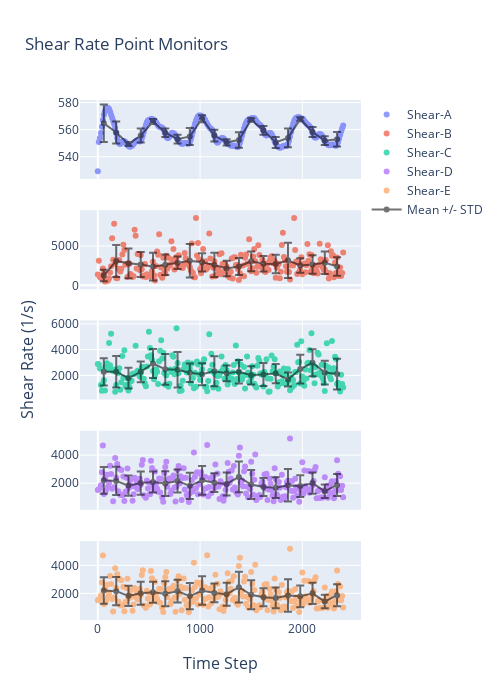

Here is the notebook cell this chart was saved with:
### Code cell
color10_16 = ['#636EFA', '#EF553B', '#00CC96', '#AB63FA', '#FFA15A', '#19D3F3', '#FF6692', '#B6E880', '#FF97FF',
              '#FECB52']
fig = make_subplots(
    rows=5,
    cols=1,
    shared_xaxes=True,
    x_title="Time Step",
    y_title="Shear Rate (1/s)")
# subplot_titles=("Point A", "Quadrant 2"))

fig.add_trace(go.Scatter(x=residual_df['Time_Step'],
                         y=residual_df['point-shear-a'],
                         mode='markers',
                         opacity=scatter_opacity,
                         name='Shear-A',
                         line=dict(color=color10_16[0])),
              row=1, col=1)
fig.add_trace(go.Scatter(x=bin_df['bin_centres'],
                         y=bin_df['point-shear-a_bin_mean'],
                         mode='markers+lines',
                         name='Mean +/- STD',
                         line=dict(color='black'),
                         opacity=.55,
                         error_y_array=bin_df['point-shear-a_std'],
                         showlegend=False),
              row=1, col=1)

fig.add_trace(go.Scatter(x=residual_df['Time_Step'],
                         y=residual_df['point-shear-b'],
                         mode='markers',
                         opacity=scatter_opacity,
                         name='Shear-B',
                         line=dict(color=color10_16[1])),
              row=2, col=1)
fig.add_trace(go.Scatter(x=bin_df['bin_centres'],
                         y=bin_df['point-shear-b_bin_mean'],
                         mode='markers+lines',
                         name='Mean +/- STD',
                         line=dict(color='black'),
                         opacity=.55,
                         error_y_array=bin_df['point-shear-b_std'],
                         showlegend=False),
              row=2, col=1)


fig.add_trace(go.Scatter(x=residual_df['Time_Step'],
                         y=residual_df['point-shear-c'],
                         mode='markers',
                         opacity=scatter_opacity,
                         name='Shear-C',
                         line=dict(color=color10_16[2]),
                         showlegend=True),
              row=3, col=1)
fig.add_trace(go.Scatter(x=bin_df['bin_centres'],
                         y=bin_df['point-shear-c_bin_mean'],
                         mode='markers+lines',
                         name='Mean +/- STD',
                         line=dict(color='black'),
                         opacity=.55,
                         error_y_array=bin_df['point-shear-c_std'],
                         showlegend=False),
              row=3, col=1)

fig.add_trace(go.Scatter(x=residual_df['Time_Step'],
                         y=residual_df['point-shear-d'],
                         mode='markers',
                         opacity=scatter_opacity,
                         name='Shear-D',
                         line=dict(color=color10_16[3]),
                         showlegend=True),
              row=4, col=1)
fig.add_trace(go.Scatter(x=bin_df['bin_centres'],
                         y=bin_df['point-shear-d_bin_mean'],
                         mode='markers+lines',
                         name='Mean +/- STD',
                         line=dict(color='black'),
                         opacity=.55,
                         error_y_array=bin_df['point-shear-d_std'],
                         showlegend=False),
              row=4, col=1)

fig.add_trace(go.Scatter(x=residual_df['Time_Step'],
                         y=residual_df['point-shear-e'],
                         mode='markers',
                         opacity=scatter_opacity,
                         name='Shear-E',
                         line=dict(color=color10_16[4]),
                         showlegend=True),
              row=5, col=1)
fig.add_trace(go.Scatter(x=bin_df['bin_centres'],
                         y=bin_df['point-shear-e_bin_mean'],
                         mode='markers+lines',
                         name='Mean +/- STD',
                         line=dict(color='black'),
                         opacity=.55,
                         error_y_array=bin_df['point-shear-e_std'],
                         showlegend=True),
              row=5, col=1)

fig.update_layout(height=700, width=500,
                  title_text="Shear Rate Point Monitors")

fig.show()

### Figure 1 — Plotly figure (JSON) as saved in the notebook; plotly's stock layout.template omitted (floating-point values rounded to 4 significant figures; data arrays with more than 128 entries replaced by an {"elided": "..."} marker saying what was removed)
{"data": [{"line": {"color": "#636EFA"}, "mode": "markers", "name": "Shear-A", "opacity": 0.7, "type": "scatter", "x": {"elided": "241 float values"}, "xaxis": "x", "y": {"elided": "241 float values"}, "yaxis": "y"}, {"error_y": {"array": [13.86, 8.13, 1.507, 5.156, 1.907, 3.147, 3.21, 6.242, 2.569, 4.393, 2.297, 5.77, 1.228, 3.274, 4.061, 6.947, 1.524, 3.697, 3.298, 5.421]}, "line": {"color": "black"}, "mode": "markers+lines", "name": "Mean +/- STD", "opacity": 0.55, "showlegend": false, "type": "scatter", "x": [58.8, 180.0, 300.0, 420.0, 540.0, 660.0, 780.0, 900.0, 1020.0, 1140.0, 1260.0, 1380.0, 1500.0, 1620.0, 1740.0, 1860.0, 1980.0, 2100.0, 2220.0, 2340.0], "xaxis": "x", "y": [564.7, 557.9, 549.3, 555.6, 566.0, 557.7, 553.0, 554.9, 568.0, 555.6, 550.6, 552.3, 567.3, 559.5, 550.5, 553.9, 567.7, 558.3, 551.9, 552.9], "yaxis": "y"}, {"line": {"color": "#EF553B"}, "mode": "markers", "name": "Shear-B", "opacity": 0.7, "type": "scatter", "x": {"elided": "241 float values"}, "xaxis": "x2", "y": {"elided": "241 float values"}, "yaxis": "y2"}, {"error_y": {"array": [738.2, 2032.0, 1899.0, 1590.0, 1756.0, 1309.0, 792.5, 2119.0, 1156.0, 1540.0, 998.7, 1087.0, 1268.0, 981.9, 1177.0, 2242.0, 930.2, 1187.0, 1433.0, 1185.0]}, "line": {"color": "black"}, "mode": "markers+lines", "name": "Mean +/- STD", "opacity": 0.55, "showlegend": false, "type": "scatter", "x": [58.8, 180.0, 300.0, 420.0, 540.0, 660.0, 780.0, 900.0, 1020.0, 1140.0, 1260.0, 1380.0, 1500.0, 1620.0, 1740.0, 1860.0, 1980.0, 2100.0, 2220.0, 2340.0], "xaxis": "x2", "y": [1261.0, 3103.0, 2801.0, 2655.0, 2383.0, 2616.0, 2886.0, 3128.0, 2928.0, 2594.0, 2145.0, 2403.0, 3053.0, 2746.0, 2703.0, 3180.0, 2524.0, 2651.0, 2885.0, 2391.0], "yaxis": "y2"}, {"line": {"color": "#00CC96"}, "mode": "markers", "name": "Shear-C", "opacity": 0.7, "showlegend": true, "type": "scatter", "x": {"elided": "241 float values"}, "xaxis": "x3", "y": {"elided": "241 float values"}, "yaxis": "y3"}, {"error_y": {"array": [1053.0, 1220.0, 805.1, 801.2, 1133.0, 1197.0, 1374.0, 714.7, 854.3, 1164.0, 615.5, 916.4, 707.9, 887.9, 746.5, 536.6, 1110.0, 1048.0, 922.0, 1192.0]}, "line": {"color": "black"}, "mode": "markers+lines", "name": "Mean +/- STD", "opacity": 0.55, "showlegend": false, "type": "scatter", "x": [58.8, 180.0, 300.0, 420.0, 540.0, 660.0, 780.0, 900.0, 1020.0, 1140.0, 1260.0, 1380.0, 1500.0, 1620.0, 1740.0, 1860.0, 1980.0, 2100.0, 2220.0, 2340.0], "xaxis": "x3", "y": [2274.0, 2288.0, 1789.0, 2279.0, 2923.0, 2469.0, 2443.0, 2202.0, 2090.0, 2330.0, 2162.0, 2278.0, 2011.0, 2074.0, 2146.0, 1682.0, 2489.0, 2985.0, 2221.0, 2101.0], "yaxis": "y3"}, {"line": {"color": "#AB63FA"}, "mode": "markers", "name": "Shear-D", "opacity": 0.7, "showlegend": true, "type": "scatter", "x": {"elided": "241 float values"}, "xaxis": "x4", "y": {"elided": "241 float values"}, "yaxis": "y4"}, {"error_y": {"array": [951.3, 1003.0, 715.3, 825.5, 741.6, 885.8, 817.0, 929.2, 1021.0, 663.3, 818.3, 1097.0, 1034.0, 634.7, 738.5, 1161.0, 777.8, 757.3, 482.3, 785.9]}, "line": {"color": "black"}, "mode": "markers+lines", "name": "Mean +/- STD", "opacity": 0.55, "showlegend": false, "type": "scatter", "x": [58.8, 180.0, 300.0, 420.0, 540.0, 660.0, 780.0, 900.0, 1020.0, 1140.0, 1260.0, 1380.0, 1500.0, 1620.0, 1740.0, 1860.0, 1980.0, 2100.0, 2220.0, 2340.0], "xaxis": "x4", "y": [2205.0, 2163.0, 1826.0, 2008.0, 2084.0, 1973.0, 2160.0, 1808.0, 2203.0, 2037.0, 1943.0, 2448.0, 1903.0, 1726.0, 1678.0, 1851.0, 1790.0, 2006.0, 1416.0, 1876.0], "yaxis": "y4"}, {"line": {"color": "#FFA15A"}, "mode": "markers", "name": "Shear-E", "opacity": 0.7, "showlegend": true, "type": "scatter", "x": {"elided": "241 float values"}, "xaxis": "x5", "y": {"elided": "241 float values"}, "yaxis": "y5"}, {"error_y": {"array": [951.3, 1003.0, 715.3, 825.5, 741.6, 885.8, 817.0, 929.2, 1021.0, 663.3, 818.3, 1097.0, 1034.0, 634.7, 738.5, 1161.0, 777.8, 757.3, 482.3, 785.9]}, "line": {"color": "black"}, "mode": "markers+lines", "name": "Mean +/- STD", "opacity": 0.55, "showlegend": true, "type": "scatter", "x": [58.8, 180.0, 300.0, 420.0, 540.0, 660.0, 780.0, 900.0, 1020.0, 1140.0, 1260.0, 1380.0, 1500.0, 1620.0, 1740.0, 1860.0, 1980.0, 2100.0, 2220.0, 2340.0], "xaxis": "x5", "y": [2205.0, 2163.0, 1826.0, 2008.0, 2084.0, 1973.0, 2160.0, 1808.0, 2203.0, 2037.0, 1943.0, 2448.0, 1903.0, 1726.0, 1678.0, 1851.0, 1790.0, 2006.0, 1416.0, 1876.0], "yaxis": "y5"}], "layout": {"annotations": [{"font": {"size": 16}, "showarrow": false, "text": "Time Step", "x": 0.5, "xanchor": "center", "xref": "paper", "y": 0, "yanchor": "top", "yref": "paper", "yshift": -30}, {"font": {"size": 16}, "showarrow": false, "text": "Shear Rate (1/s)", "textangle": -90, "x": 0, "xanchor": "right", "xref": "paper", "xshift": -40, "y": 0.5, "yanchor": "middle", "yref": "paper"}], "height": 700, "title": {"text": "Shear Rate Point Monitors"}, "width": 500, "xaxis": {"anchor": "y", "domain": [0.0, 1.0], "matches": "x5", "showticklabels": false}, "xaxis2": {"anchor": "y2", "domain": [0.0, 1.0], "matches": "x5", "showticklabels": false}, "xaxis3": {"anchor": "y3", "domain": [0.0, 1.0], "matches": "x5", "showticklabels": false}, "xaxis4": {"anchor": "y4", "domain": [0.0, 1.0], "matches": "x5", "showticklabels": false}, "xaxis5": {"anchor": "y5", "domain": [0.0, 1.0]}, "yaxis": {"anchor": "x", "domain": [0.848, 1.0]}, "yaxis2": {"anchor": "x2", "domain": [0.636, 0.788]}, "yaxis3": {"anchor": "x3", "domain": [0.424, 0.576]}, "yaxis4": {"anchor": "x4", "domain": [0.212, 0.364]}, "yaxis5": {"anchor": "x5", "domain": [0.0, 0.152]}}}
